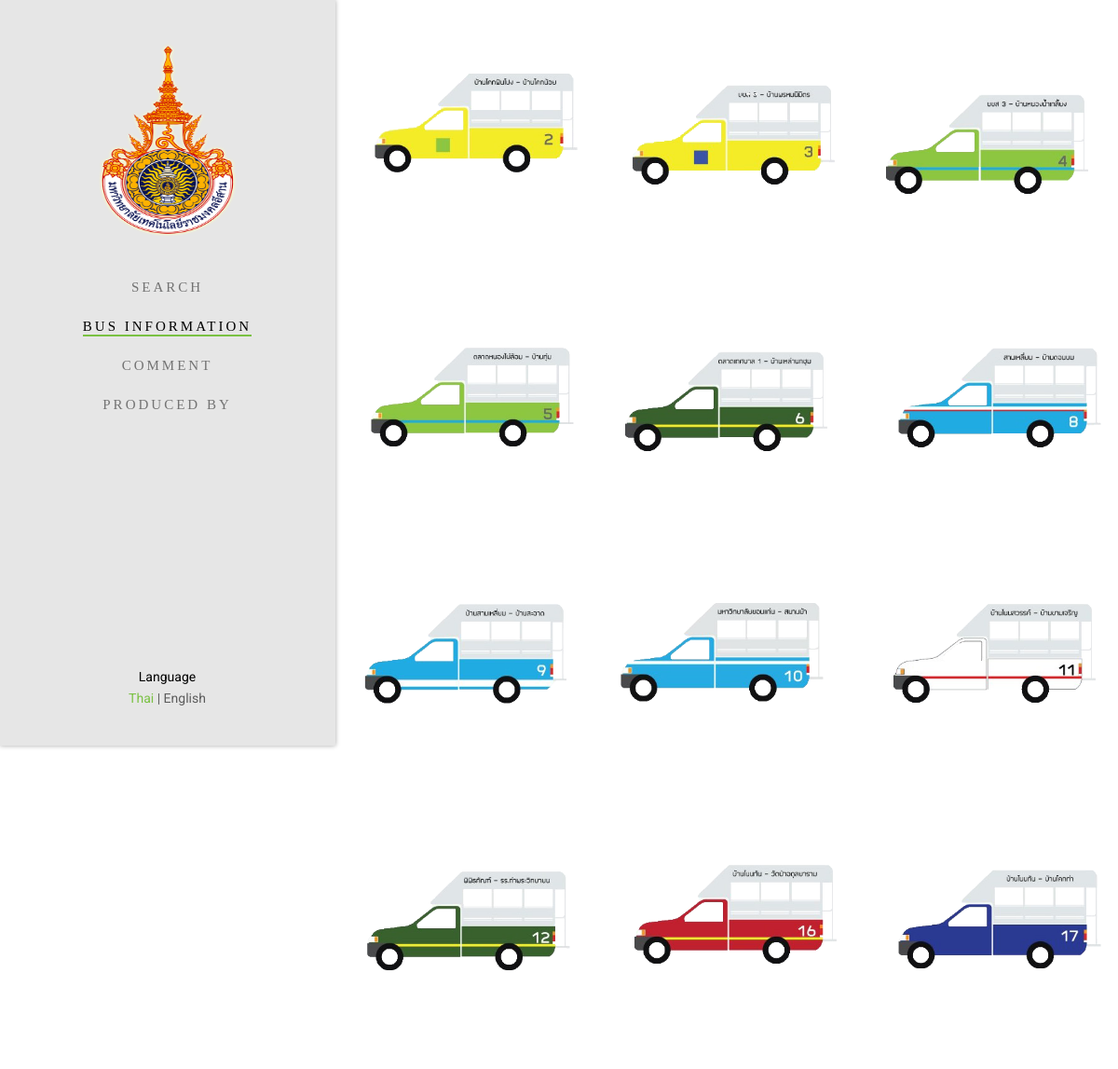
The page /User/datacar.php on the database its author committed.
### tables this page shows
CREATE TABLE `vocabulary` (
  `ID` int(254) NOT NULL,
  `THAI` text NOT NULL,
  `ENGLISH` text NOT NULL
);

CREATE TABLE `data_car` (
  `ID` int(11) NOT NULL,
  `No` int(11) NOT NULL,
  `Route_TH` text NOT NULL,
  `Route_ENG` text NOT NULL,
  `Time` text NOT NULL,
  `Fare` float NOT NULL,
  `Logo` longtext NOT NULL,
  `Route_Confirm` text NOT NULL
);

### User/datacar.php (the view, shortened to what this page needs)
<?php
 include('php/connect.php');
?>
<!DOCTYPE html>
	<link rel="stylesheet" href="css/animate.css">
	<link rel="stylesheet" href="css/icomoon.css">
	<link rel="stylesheet" href="css/bootstrap.css">
	<link rel="stylesheet" href="css/owl.carousel.min.css">
	<link rel="stylesheet" href="css/owl.theme.default.min.css">
	<link rel="stylesheet" href="css/style.css">
	</head>
	<body>
	<div id="fh5co-page">
		<aside id="fh5co-aside" role="complementary" class="border js-fullheight">
			<h1 id="fh5co-logo"><a href="index.php"><img src="img/RMUTI.png"width="150"  height="220" ></a></h1>
			<nav id="fh5co-main-menu" role="navigation">
						<ul>
                        	<?php
			if($_SESSION["Language"]=='TH')
			{
				$cheking='THAI';
			}
				else
			{
				$cheking='ENGLISH';
			}
			$sql = "SELECT * FROM vocabulary WHERE ID = 2";
			if($rs = @mysqli_query($con, $sql))
		    {
					if($bn = mysqli_fetch_array($rs))
					{?>
					<li><a href="index.php"><?php echo $bn[$cheking];?></a></li>
                      <?php
							}
			}
					?>
                                        	<?php
			$sql = "SELECT * FROM vocabulary WHERE ID = 3";
			if($rs = @mysqli_query($con, $sql))
		    {
					if($bn = mysqli_fetch_array($rs))
					{?>
                     <li class="fh5co-active"><a href="datacar.php"><?php echo $bn[$cheking];?></a></li>
                      <?php
					}
			}
					?>
                                                 	<?php
			$sql = "SELECT * FROM vocabulary WHERE ID = 4";
			if($rs = @mysqli_query($con, $sql))
		    {
					if($bn = mysqli_fetch_array($rs))
					{?>
                      <li><a href="comment.php"><?php echo $bn[$cheking];?></a></li>
                      <?php
					}
			}
					?>
                                                 	<?php
			$sql = "SELECT * FROM vocabulary WHERE ID = 5";
			if($rs = @mysqli_query($con, $sql))
		    {
					if($bn = mysqli_fetch_array($rs))
					{?>
                      <li ><a href="Creator.php"><?php echo $bn[$cheking];?></a></li>
                      <?php
					}
			}
					?>
				</ul>
			</nav>
			<div class="fh5co-footer">
		     <br><br>
          <h style="color:#000;"> Language </h>
            <br>
            <?php
             if($_SESSION["Language"]=='TH') {?>
            <h>Thai</h>&nbsp;|&nbsp;<a href="php/language.php">English</a>
           <?php }else { ?>
           <a href="php/language.php">Thai</a>&nbsp;|&nbsp;<h>English</h>
           <?php }?>
			</div>
		</aside>
        <div id="fh5co-main">
			<div class="fh5co-gallery" >
	<?php
			$sql = "SELECT * FROM data_car WHERE Route_Confirm='Action' ORDER BY id ASC";
			if($rs = @mysqli_query($con, $sql))
		    {
					while($bn = mysqli_fetch_array($rs))
					{
						echo "<a class=\"gallery-item\" href=\"php\session.php?car=".$bn['No']."\">";
						echo "<img src=\"img/car/".$bn['No'].".png\" \">";
						echo "<span class=\"overlay\">";?>
                        <?php
						echo "</a>";
					}
			}
					?>
			</div>
		</div>
	</div>
	</body>
</html>

### User/css/style.css (style rules this page uses)
body { font-family: "Roboto", Arial, sans-serif; font-weight: 300; font-size: 20px; line-height: 1.6; color: rgba(0, 0, 0, 0.5); }
a { color: #7ac143; -webkit-transition: 0.5s; -o-transition: 0.5s; transition: 0.5s; }
h1, h2, h3, h4, h5, h6 { color: #000; font-family: "Merriweather", Times, serif; font-weight: 700; margin: 0 0 30px 0; }
#fh5co-page { width: 100%; overflow: hidden; position: relative; }
#fh5co-aside { padding-top: 40px; padding-bottom: 40px; width: 16.50%; position: fixed; bottom: 0; top: 0; left: 0; overflow-y: scroll; background: #e6e6e6; z-index: 1001; -webkit-box-shadow: 0px 0px 5px 0px rgba(0, 0, 0, 0.35); -moz-box-shadow: 0px 0px 5px 0px rgba(0, 0, 0, 0.35); -ms-box-shadow: 0px 0px 5px 0px rgba(0, 0, 0, 0.35); -o-box-shadow: 0px 0px 5px 0px rgba(0, 0, 0, 0.35); box-shadow: 0px 0px 5px 0px rgba(0, 0, 0, 0.35); -webkit-transition: 0.5s; -o-transition: 0.5s; transition: 0.5s; }
#fh5co-aside.border { border-right: 1px solid #e6e6e6; }
@media screen and (max-width: 1200px) { #fh5co-aside { width: 30%; } }
#fh5co-aside #fh5co-logo { text-align: center; }
#fh5co-aside #fh5co-logo a { text-align: center; }
#fh5co-aside #fh5co-main-menu ul { text-align: center; margin: 0; padding: 0; }
#fh5co-aside #fh5co-main-menu ul li { margin: 0 0 10px 0; padding: 0; list-style: none; }
#fh5co-aside #fh5co-main-menu ul li a { color: rgba(0, 0, 0, 0.5); text-decoration: none; letter-spacing: .1em; text-transform: uppercase; font-size: 15px; font-weight: 300; position: relative; -webkit-transition: 0.3s; -o-transition: 0.3s; transition: 0.3s; padding: 10px 10px; letter-spacing: .2em; font-family: "Merriweather", Times, serif; }
#fh5co-aside #fh5co-main-menu ul li a:after { content: ""; position: absolute; height: 2px; bottom: 7px; left: 10px; right: 10px; background-color: #7ac143; visibility: hidden; -webkit-transform: scaleX(0); -moz-transform: scaleX(0); -ms-transform: scaleX(0); -o-transform: scaleX(0); transform: scaleX(0); -webkit-transition: all 0.3s cubic-bezier(0.175, 0.885, 0.32, 1.275); -moz-transition: all 0.3s cubic-bezier(0.175, 0.885, 0.32, 1.275); -ms-transition: all 0.3s cubic-bezier(0.175, 0.885, 0.32, 1.275); -o-transition: all 0.3s cubic-bezier(0.175, 0.885, 0.32, 1.275); transition: all 0.3s cubic-bezier(0.175, 0.885, 0.32, 1.275); }
#fh5co-aside #fh5co-main-menu ul li.fh5co-active a { color: black; }
#fh5co-aside #fh5co-main-menu ul li.fh5co-active a:after { visibility: visible; -webkit-transform: scaleX(1); -moz-transform: scaleX(1); -ms-transform: scaleX(1); -o-transform: scaleX(1); transform: scaleX(1); }
#fh5co-aside .fh5co-footer { position: absolute; bottom: 40px; font-size: 14px; text-align: center; width: 100%; font-weight: 400; color: rgba(0, 0, 0, 0.6); }
#fh5co-main { width: 85%; float: right; -webkit-transition: 0.5s; -o-transition: 0.5s; transition: 0.5s; }
@media screen and (max-width: 1200px) { #fh5co-main { width: 70%; } }
.fh5co-gallery { position: relative; margin-bottom: 7em; float: left; width: 100%; margin-left:1% }
.fh5co-gallery .gallery-item { width: 25%; position: relative; overflow: hidden; display: block; float: left; z-index: 110; }
.fh5co-gallery .gallery-item img { position: relative; max-width: 100%; -webkit-transform: scale(1.2); -moz-transform: scale(1.2); -ms-transform: scale(1.2); -o-transform: scale(1.2); transform: scale(1.2); -webkit-transition: 0.9s; -o-transition: 0.9s; transition: 0.9s; }
@media screen and (max-width: 1200px) { .fh5co-gallery .gallery-item { width: 33.3333%; } }

### rows shown on the page
vocabulary: ENGLISH "SEARCH"
vocabulary: ENGLISH "BUS INFORMATION"
vocabulary: ENGLISH "COMMENT"
vocabulary: ENGLISH "PRODUCED BY"
data_car: shows a picture
data_car: shows a picture
data_car: shows a picture
data_car: shows a picture
data_car: shows a picture
data_car: shows a picture
data_car: shows a picture
data_car: shows a picture
data_car: shows a picture
data_car: shows a picture
data_car: shows a picture
data_car: shows a picture
